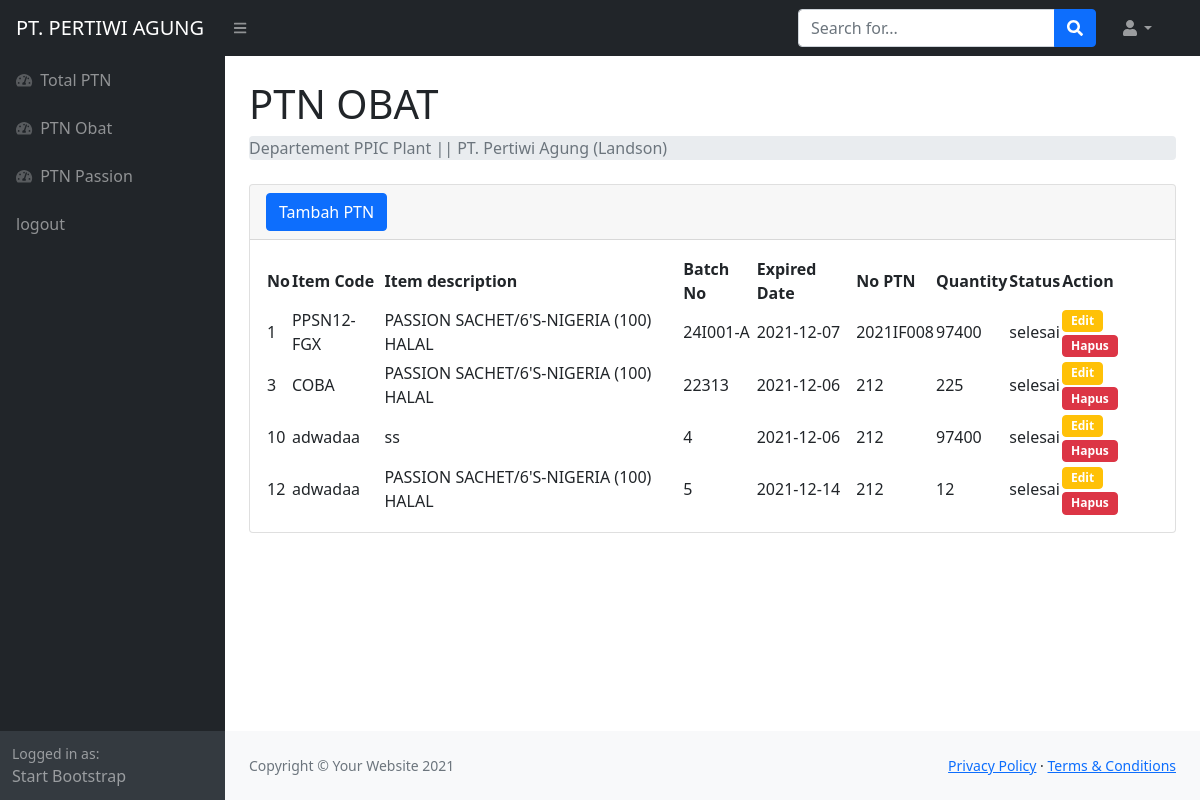
The app's page /ptnobat.php (signed in) with its own data.
### tables this page shows
CREATE TABLE `obat` (
  `idptn` int(11) NOT NULL,
  `itemcode` varchar(100) NOT NULL,
  `description` varchar(200) NOT NULL,
  `batch` varchar(100) NOT NULL,
  `expired` varchar(50) NOT NULL,
  `numberptn` varchar(50) NOT NULL,
  `qty` int(11) NOT NULL,
  `status` varchar(50) NOT NULL
);

### ptnobat.php (the view, shortened to what this page needs)
<!DOCTYPE html>
<html lang="en">
<head>
    <link rel="stylesheet" href="https://maxcdn.bootstrapcdn.com/bootstrap/4.5.2/css/bootstrap.min.css">
    <link href="https://cdn.jsdelivr.net/npm/simple-datatables@latest/dist/style.css" rel="stylesheet" />
    <link href="css/styles.css" rel="stylesheet" />
</head>
<body class="sb-nav-fixed">
    <nav class="sb-topnav navbar navbar-expand navbar-dark bg-dark">
        <a class="navbar-brand ps-3" href="index.html">PT. PERTIWI AGUNG</a>
        <button class="btn btn-link btn-sm order-1 order-lg-0 me-4 me-lg-0" id="sidebarToggle" href="#!"><i
                class="fas fa-bars"></i></button>
        <form class="d-none d-md-inline-block form-inline ms-auto me-0 me-md-3 my-2 my-md-0">
            <div class="input-group">
                <input class="form-control" type="text" placeholder="Search for..." aria-label="Search for..."
                    aria-describedby="btnNavbarSearch" />
                <button class="btn btn-primary" id="btnNavbarSearch" type="button"><i
                        class="fas fa-search"></i></button>
            </div>
        </form>
        <ul class="navbar-nav ms-auto ms-md-0 me-3 me-lg-4">
            <li class="nav-item dropdown">
                <a class="nav-link dropdown-toggle" id="navbarDropdown" href="#" role="button" data-bs-toggle="dropdown"
                    aria-expanded="false"><i class="fas fa-user fa-fw"></i></a>
            </li>
        </ul>
    </nav>
    <div id="layoutSidenav">
        <div id="layoutSidenav_nav">
            <nav class="sb-sidenav accordion sb-sidenav-dark" id="sidenavAccordion">
                <div class="sb-sidenav-menu">
                    <div class="nav">
                        <a class="nav-link" href="index.php">
                            <div class="sb-nav-link-icon"><i class="fas fa-tachometer-alt"></i></div>
                            Total PTN
                        </a>
                        <a class="nav-link" href="ptnobat.php">
                            <div class="sb-nav-link-icon"><i class="fas fa-tachometer-alt"></i></div>
                            PTN Obat
                        </a>
                        <a class="nav-link" href="ptnpassion.php">
                            <div class="sb-nav-link-icon"><i class="fas fa-tachometer-alt"></i></div>
                            PTN Passion
                        </a>
                        <a class="nav-link" href="logout.php">
                            logout
                        </a>
                    </div>
                </div>
                <div class="sb-sidenav-footer">
                    <div class="small">Logged in as:</div>
                    Start Bootstrap
                </div>
            </nav>
        </div>
        <div id="layoutSidenav_content">
            <main>
                <div class="container-fluid px-4">
                    <h1 class="mt-4">PTN OBAT</h1>
                    <ol class="breadcrumb mb-4">
                        <li class="breadcrumb-item active">Departement PPIC Plant || PT. Pertiwi Agung (Landson)</li>
                    </ol>
                    <div class="card mb-4">
                        <div class="card-header">
                            <button type="button" class="btn btn-primary" data-toggle="modal" data-target="#myModal">
                                Tambah PTN
                            </button>
                        </div>
                        <div class="card-body">
                            <table id="datatablesSimple">
                                <thead>
                                    <tr>
                                        <th>No</th>
                                        <th>Item Code</th>
                                        <th>Item description</th>
                                        <th>Batch No</th>
                                        <th>Expired Date</th>
                                        <th>No PTN</th>
                                        <th>Quantity</th>
                                        <th>Status</th>
                                        <th>Action</th>
                                    </tr>
                                </thead>
                                <?php
                                    include"conection.php";
                                    $data= mysqli_query($Conn, "SELECT * FROM obat");
                                    while ($hasil = mysqli_fetch_array($data)) {
                                        $idptn  = $hasil['idptn'];
                                ?>
                                <tr>
                                    <td><?php echo $hasil['idptn']?></td>
                                    <td><?php echo $hasil['itemcode'] ?></td>
                                    <td><?php echo $hasil['description'] ?></td>
                                    <td><?php echo $hasil['batch'] ?></td>
                                    <td><?php echo $hasil['expired'] ?></td>
                                    <td><?php echo $hasil['numberptn'] ?></td>
                                    <td><?php echo $hasil['qty'] ?></td>
                                    <td><?php echo $hasil['status'] ?></td>
                                    <td>
                                        <button class="badge btn btn-warning" data-toggle="modal"
                                            data-target="#edit<?=$idptn;?>">Edit</button>
                                        <button class="badge btn btn-danger" data-toggle="modal"
                                            data-target="#delete<?=$idptn;?>">Hapus</button>
                                    </td>
                                </tr>
                                <?php
                                    }
                                    ?>
                            </table>
                        </div>
                    </div>
                </div>
            </main>
            <footer class="py-4 bg-light mt-auto">
                <div class="container-fluid px-4">
                    <div class="d-flex align-items-center justify-content-between small">
                        <div class="text-muted">Copyright &copy; Your Website 2021</div>
                        <div>
                            <a href="#">Privacy Policy</a>
                            &middot;
                            <a href="#">Terms &amp; Conditions</a>
                        </div>
                    </div>
                </div>
            </footer>
        </div>
    </div>
</body>
</html>

### records on screen
obat: idptn "1", itemcode "PPSN12-FGX", description "PASSION SACHET/6'S-NIGERIA (100) HALAL", batch "24I001-A", expired "2021-12-07", numberptn "2021IF008", qty "97400", status "selesai"
obat: idptn "3", itemcode "COBA", description "PASSION SACHET/6'S-NIGERIA (100) HALAL", batch "22313", expired "2021-12-06", numberptn "212", qty "225", status "selesai"
obat: idptn "10", itemcode "adwadaa", description "ss", batch "4", expired "2021-12-06", numberptn "212", qty "97400", status "selesai"
obat: idptn "12", itemcode "adwadaa", description "PASSION SACHET/6'S-NIGERIA (100) HALAL", batch "5", expired "2021-12-14", numberptn "212", qty "12", status "selesai"
